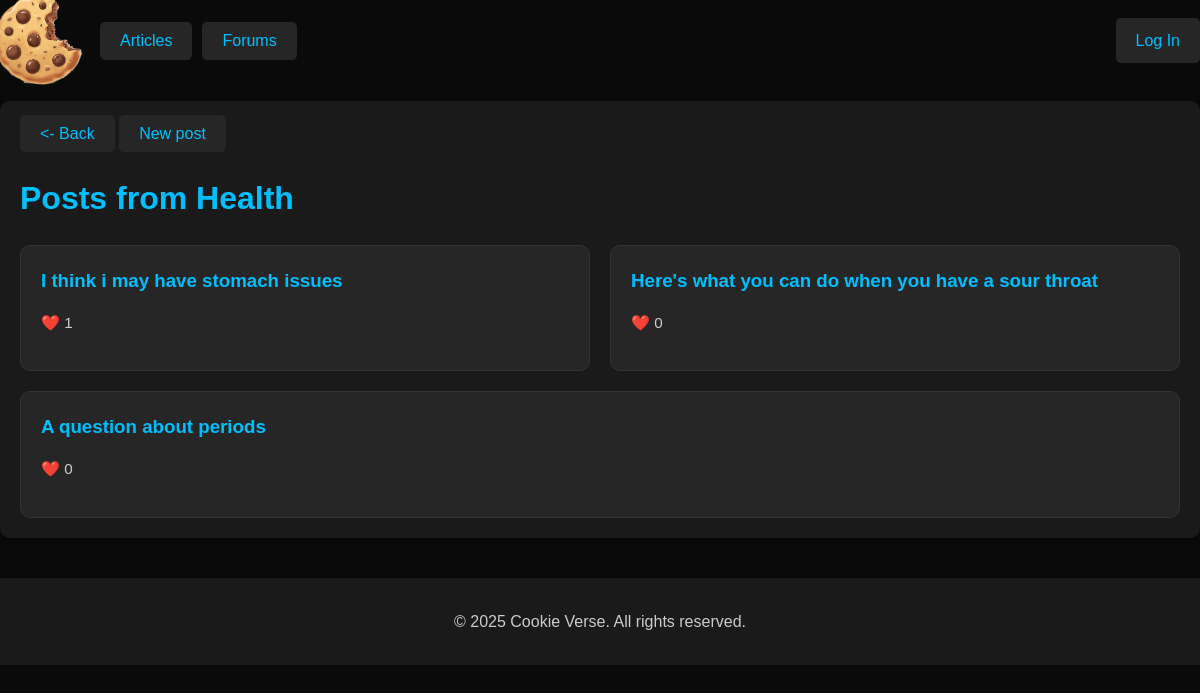
The page /forums/5 on the database its author committed.
### CookieTracker/models.py (models this page shows)
class Forum(models.Model):
    name = models.CharField(max_length=2048)

class Post(models.Model):
    poster = models.ForeignKey(settings.AUTH_USER_MODEL, on_delete=models.CASCADE, related_name='posts')
    title = models.CharField(max_length=128)
    text = models.CharField(max_length=3000000)
    forum = models.ForeignKey(Forum, on_delete=models.CASCADE)
    likes = models.IntegerField(default=0)

### CookieTracker/view/forum.py (the view)
# urls.py: path('forums/<int:id>', forum.viewforum, name='viewforum'),
def viewforum(request, id):
    forum = Forum.objects.get(id=id)
    posts = Post.objects.filter(forum=forum)
    context = {
        'forum': forum,
        'posts': posts
    }
    return render(request, 'forum/viewforum.html', context)

### CookieTracker/templates/forum/viewforum.html
{% extends "base.html" %}
{% block content %}
<section class="top-articles">
    <a href="{% url 'forum' %}" class="btn"><- Back</a>
    <a href="{% url 'newpost' %}" class="btn">New post</a>
    <h2>Posts from {{ forum.name }}</h2>
    <div class="article-list">
    {% for p in posts %}
      <div class="article-item">
        <h3>
            <a href="/viewpost/{{ p.id }}">
                {{ p.title }}
            </a>
        </h3>
        <p> ❤️ {{ p.likes }}</p>
      </div>
      {% endfor %}
    </div>
  </section>
{% endblock content %}

### CookieTracker/static/styles/base.css (style rules this page uses)
body { font-family: Arial, sans-serif; background: #1a1a1a; color: #ddd; margin: 0; padding: 20px; justify-content: center; }
.btn { background-color: #262626; color: #00bfff; border: none; padding: 10px 20px; font-size: 16px; cursor: pointer; border-radius: 5px; transition: background-color 0.3s ease; }

### CookieTracker/static/styles/styles.css (style rules this page uses)
section { padding: 20px; margin: 20px auto; max-width: 1200px; background-color: #1a1a1a; border-radius: 10px; box-shadow: 0 4px 8px rgba(0, 0, 0, 0.3); }
h2 { color: #00bfff; font-size: 2rem; margin-bottom: 20px; }
.article-list, .category-list { display: flex; flex-wrap: wrap; gap: 20px; }
.article-item, .category-item { flex: 1 1 calc(33.333% - 40px); padding: 20px; border: 1px solid #333; border-radius: 10px; background-color: #262626; transition: transform 0.2s, box-shadow 0.2s; }
.article-item h3, .category-item h3 { color: #00bfff; margin: 0 0 10px; }
.article-item p, .category-item p { color: #cccccc; font-size: 0.95rem; }
a { color: #00bfff; text-decoration: none; }

### CookieTracker/static/styles/viewpost.css (style rules this page uses)
body { font-family: 'Arial', sans-serif; margin: 0; padding: 0; background-color: #0a0a0a; color: #ffffff; line-height: 1.6; }

### rows shown on the page
Forum: name "Health"
Post: title "I think i may have stomach issues", likes "1"
Post: title "Here's what you can do when you have a sour throat", likes "0"
Post: title "A question about periods", likes "0"
